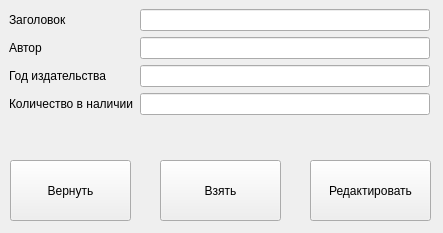
<?xml version="1.0" encoding="UTF-8"?>
<ui version="4.0">
 <class>EditWindow</class>
 <widget class="QWidget" name="EditWindow">
  <property name="geometry">
   <rect>
    <x>0</x>
    <y>0</y>
    <width>443</width>
    <height>233</height>
   </rect>
  </property>
  <property name="windowTitle">
   <string>Form</string>
  </property>
  <widget class="QPushButton" name="Return">
   <property name="geometry">
    <rect>
     <x>10</x>
     <y>160</y>
     <width>121</width>
     <height>61</height>
    </rect>
   </property>
   <property name="text">
    <string>Вернуть</string>
   </property>
  </widget>
  <widget class="QPushButton" name="Get">
   <property name="geometry">
    <rect>
     <x>160</x>
     <y>160</y>
     <width>121</width>
     <height>61</height>
    </rect>
   </property>
   <property name="text">
    <string>Взять</string>
   </property>
  </widget>
  <widget class="QWidget" name="formLayoutWidget">
   <property name="geometry">
    <rect>
     <x>9</x>
     <y>9</y>
     <width>421</width>
     <height>141</height>
    </rect>
   </property>
   <layout class="QFormLayout" name="formLayout">
    <item row="0" column="0">
     <widget class="QLabel" name="Label">
      <property name="text">
       <string>Заголовок</string>
      </property>
     </widget>
    </item>
    <item row="0" column="1">
     <widget class="QLineEdit" name="TitleEdit">
      <property name="readOnly">
       <bool>true</bool>
      </property>
     </widget>
    </item>
    <item row="1" column="0">
     <widget class="QLabel" name="Label_2">
      <property name="text">
       <string>Автор</string>
      </property>
     </widget>
    </item>
    <item row="1" column="1">
     <widget class="QLineEdit" name="AuthorEdit">
      <property name="readOnly">
       <bool>true</bool>
      </property>
     </widget>
    </item>
    <item row="2" column="0">
     <widget class="QLabel" name="Label_3">
      <property name="text">
       <string>Год издательства</string>
      </property>
     </widget>
    </item>
    <item row="2" column="1">
     <widget class="QLineEdit" name="YearsEdit">
      <property name="readOnly">
       <bool>true</bool>
      </property>
     </widget>
    </item>
    <item row="3" column="0">
     <widget class="QLabel" name="Label_4">
      <property name="text">
       <string>Количество в наличии</string>
      </property>
     </widget>
    </item>
    <item row="3" column="1">
     <widget class="QLineEdit" name="CountEdit">
      <property name="readOnly">
       <bool>true</bool>
      </property>
     </widget>
    </item>
   </layout>
  </widget>
  <widget class="QPushButton" name="Edit">
   <property name="geometry">
    <rect>
     <x>310</x>
     <y>160</y>
     <width>121</width>
     <height>61</height>
    </rect>
   </property>
   <property name="text">
    <string>Редактировать</string>
   </property>
  </widget>
 </widget>
 <resources/>
 <connections/>
</ui>
